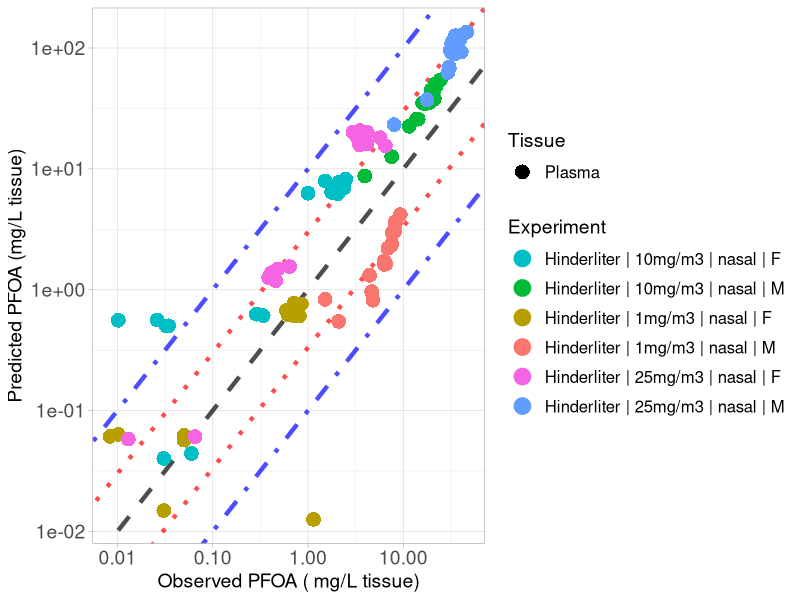

Source code (R):
library(ggplot2)

#setwd("C:/Users/ptsir/Documents/GitHub/PFAS_PBK_models/PFOA inhalation Rat/Validation/Validation_results")
setwd('/Users/user/Documents/GitHub/PFAS_PBK_models/PFOA inhalation Rat/Scenarios/Final_Inhalation_model/Validation/Validation_results')

# Load Results 

# 
Hinderliter_2006_results <- read.csv("Hinderliter_2006_results.csv", header = T)
Hinderliter_nasal_M_1 <- Hinderliter_2006_results[Hinderliter_2006_results$Dose == 1 & Hinderliter_2006_results$Type == "nasal" &
                               Hinderliter_2006_results$sex == "M", ]
Hinderliter_nasal_M_1$Experiment <- "Hinderliter | 1mg/m3 | nasal | M"

Hinderliter_nasal_F_1 <- Hinderliter_2006_results[Hinderliter_2006_results$Dose == 1 & Hinderliter_2006_results$Type == "nasal" &
                                                    Hinderliter_2006_results$sex == "F", ]
Hinderliter_nasal_F_1$Experiment <- "Hinderliter | 1mg/m3 | nasal | F"

Hinderliter_nasal_M_10 <- Hinderliter_2006_results[Hinderliter_2006_results$Dose == 10 & Hinderliter_2006_results$Type == "nasal" &
                                                    Hinderliter_2006_results$sex == "M", ]
Hinderliter_nasal_M_10$Experiment <- "Hinderliter | 10mg/m3 | nasal | M"

Hinderliter_nasal_F_10 <- Hinderliter_2006_results[Hinderliter_2006_results$Dose == 10 & Hinderliter_2006_results$Type == "nasal" &
                                                    Hinderliter_2006_results$sex == "F", ]
Hinderliter_nasal_F_10$Experiment <- "Hinderliter | 10mg/m3 | nasal | F"

Hinderliter_nasal_M_25 <- Hinderliter_2006_results[Hinderliter_2006_results$Dose == 25 & Hinderliter_2006_results$Type == "nasal" &
                                                     Hinderliter_2006_results$sex == "M", ]
Hinderliter_nasal_M_25$Experiment <- "Hinderliter | 25mg/m3 | nasal | M"

Hinderliter_nasal_F_25 <- Hinderliter_2006_results[Hinderliter_2006_results$Dose == 25 & Hinderliter_2006_results$Type == "nasal" &
                                                     Hinderliter_2006_results$sex == "F", ]
Hinderliter_nasal_F_25$Experiment <- "Hinderliter | 25mg/m3 | nasal | F"

Experiment <- scales::hue_pal()(6)

names(Experiment) <- unique(c( Hinderliter_nasal_M_1$Experiment, Hinderliter_nasal_F_1$Experiment,
                               Hinderliter_nasal_M_10$Experiment,Hinderliter_nasal_F_10$Experiment,
                               Hinderliter_nasal_M_25$Experiment, Hinderliter_nasal_F_25$Experiment))



scatter_plot <- ggplot()+
  geom_abline(intercept = log10(1), slope = 1, linetype = "dashed", color = "black", linewidth = 1.5, alpha = 0.7) +  # Identity line in log10 scale
  geom_abline(intercept = log10(3), slope = 1, linetype = "dotted", color = "red", linewidth = 1.5, alpha = 0.7) +  # +3-fold error line
  geom_abline(intercept = log10(1/3), slope = 1, linetype = "dotted", color = "red", linewidth = 1.5, alpha = 0.7) +  # -3-fold error line
  geom_abline(intercept = log10(10), slope = 1, linetype = "dotdash", color = "blue", linewidth = 1.5, alpha = 0.7) +  # +10-fold error line
  geom_abline(intercept = log10(1/10), slope = 1, linetype = "dotdash", color = "blue", linewidth = 1.5, alpha = 0.7) +  # -10-fold error line
  geom_point(data = Hinderliter_nasal_M_1, aes(x=Observed, y=Predicted, color = Experiment, shape = Tissue), size=4, stroke = 1.5)+
  geom_point(data = Hinderliter_nasal_F_1, aes(x=Observed, y=Predicted, color = Experiment, shape = Tissue), size=4, stroke = 1.5)+
  geom_point(data = Hinderliter_nasal_M_10, aes(x=Observed, y=Predicted, color = Experiment, shape = Tissue), size=4, stroke = 1.5)+
  geom_point(data = Hinderliter_nasal_F_10, aes(x=Observed, y=Predicted, color = Experiment, shape = Tissue), size=4, stroke = 1.5)+
  geom_point(data = Hinderliter_nasal_M_25, aes(x=Observed, y=Predicted, color = Experiment, shape = Tissue), size=4, stroke = 1.5)+
  geom_point(data = Hinderliter_nasal_F_25, aes(x=Observed, y=Predicted, color = Experiment, shape = Tissue), size=4, stroke = 1.5)+
  scale_y_log10()+
  scale_x_log10()+
  scale_color_manual(values = Experiment)+
  theme(legend.spacing.y = unit(1, 'cm')) +
  guides(fill = guide_legend(byrow = TRUE))+
  theme_light()+
  labs(y = "Predicted PFOA (mg/L tissue)",
       x = "Observed PFOA ( mg/L tissue)")+
  theme(plot.title = element_text(hjust = 0.5),
        legend.key.size = unit(0.75, 'cm'),  
        legend.title = element_text(size=14),
        legend.text = element_text(size=12,  hjust = 0),
        axis.text = element_text(size = 14),
        axis.title = element_text(size = 14),
        )

#print(scatter_plot)

ggsave("validation_plot_PFOA_serum.png", scatter_plot, width = 11, height = 7, units = "in", dpi = 300)


